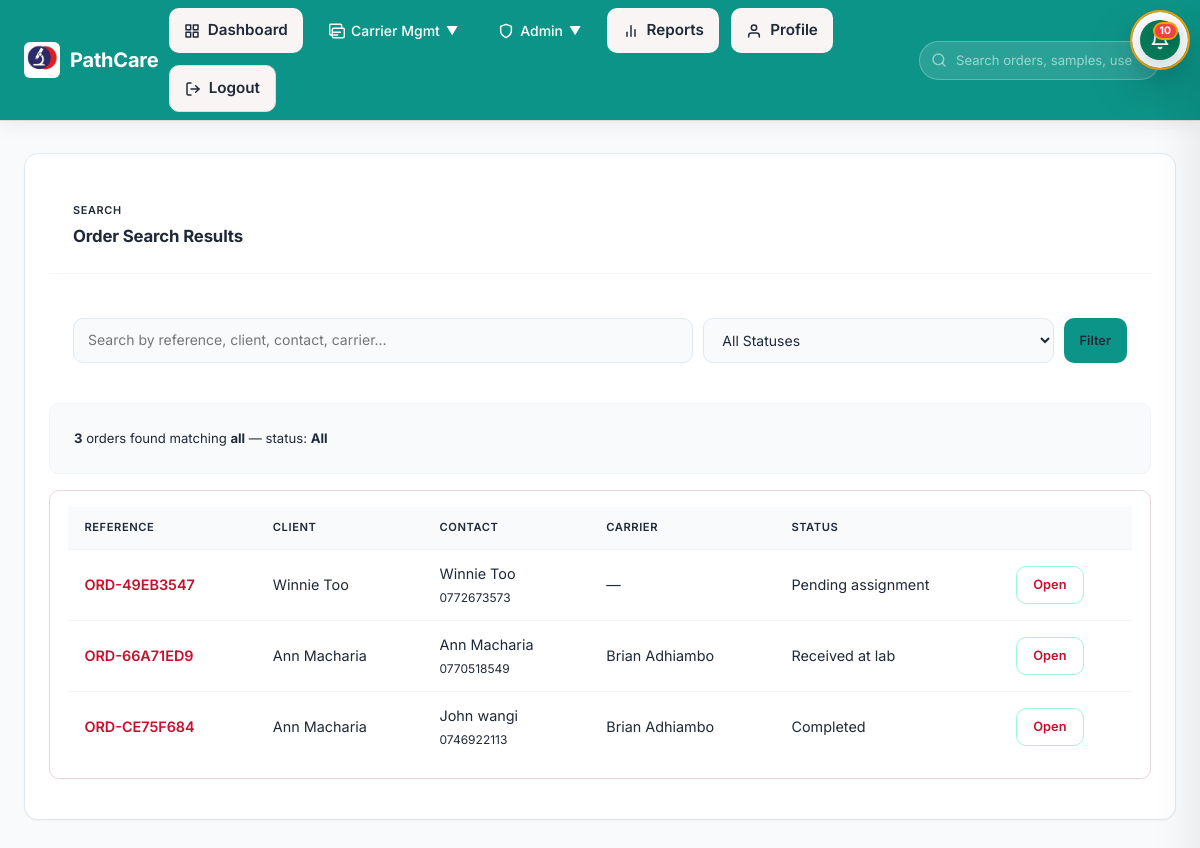
The page /orders/search/ (signed in) on the database its author committed.
### tracking/models.py (models this page shows, shortened)
class Order(models.Model):
    class Priority(models.TextChoices):
        ROUTINE = "routine", "Routine"
        URGENT = "urgent", "Priority"
        STAT = "stat", "STAT (immediate)"
    class Status(models.TextChoices):
        PENDING_REVIEW = "pending_review", "Pending review"
        PENDING = "pending", "Pending assignment"
        ASSIGNED = "assigned", "Assigned to carrier"
        ACCEPTED = "accepted", "Accepted by carrier"
        EN_ROUTE_TO_CLIENT = "en_route_client", "En route to client"
        AT_CLIENT = "at_client", "Arrived at client"
        PICKED_UP = "picked_up", "Picked up"
        IN_TRANSIT = "in_transit", "In transit"
        DELIVERED = "delivered", "Delivered to lab"
        RECEIVED = "received", "Received at lab"
        COMPLETED = "completed", "Completed"
        CANCELLED = "cancelled", "Cancelled"
    id = models.UUIDField(primary_key=True, default=uuid.uuid4, editable=False)
    reference_code = models.CharField(max_length=32, unique=True)
    client = models.ForeignKey(Client, on_delete=models.PROTECT, related_name="orders")
    facility = models.ForeignKey(
        'core.Facility',
        on_delete=models.SET_NULL,
        null=True,
        blank=True,
        related_name='orders',
        help_text="Facility for this pickup (defaults to client's default facility)"
    )
    carrier = models.ForeignKey(
        Carrier, on_delete=models.SET_NULL, null=True, blank=True, related_name="orders"
    )
    priority = models.CharField(max_length=16, choices=Priority.choices, default=Priority.ROUTINE)
    status = models.CharField(max_length=16, choices=Status.choices, default=Status.PENDING)
    requested_pickup_time = models.DateTimeField(null=True, blank=True)
    samples_ready_at = models.DateTimeField(null=True, blank=True)
    requestor_name = models.CharField(max_length=255, blank=True)
    requestor_phone = models.CharField(max_length=32, blank=True)
    reception_details = models.CharField(max_length=255, blank=True)
    parking_notes = models.CharField(max_length=255, blank=True)
    security_instructions = models.CharField(max_length=255, blank=True)
    pickup_address = models.CharField(max_length=255, blank=True)
    distance_to_lab_km = models.FloatField(null=True, blank=True)
    estimated_pickup_minutes = models.IntegerField(null=True, blank=True)
    notes = models.TextField(blank=True)
    latitude = models.FloatField(null=True, blank=True)
    longitude = models.FloatField(null=True, blank=True)
    created_at = models.DateTimeField(auto_now_add=True)
    updated_at = models.DateTimeField(auto_now=True)

class Client(models.Model):
    id = models.UUIDField(primary_key=True, default=uuid.uuid4, editable=False)
    name = models.CharField(max_length=255)
    contact_name = models.CharField(max_length=255, blank=True)
    contact_phone = models.CharField(max_length=32)
    contact_email = models.EmailField(blank=True)
    address = models.CharField(max_length=255)
    latitude = models.FloatField(null=True, blank=True)
    longitude = models.FloatField(null=True, blank=True)
    default_facility = models.ForeignKey(
        'core.Facility',
        on_delete=models.SET_NULL,
        null=True,
        blank=True,
        related_name='clients',
        help_text="Default facility for this client's pickups"
    )
    is_active = models.BooleanField(default=True)
    created_at = models.DateTimeField(auto_now_add=True)

class Carrier(models.Model):
    class Status(models.TextChoices):
        AVAILABLE = "available", "Available"
        ON_JOB = "on_job", "On job"
        OFFLINE = "offline", "Offline"
    id = models.UUIDField(primary_key=True, default=uuid.uuid4, editable=False)
    user = models.OneToOneField(
        settings.AUTH_USER_MODEL,
        on_delete=models.CASCADE,
        related_name="carrier_profile",
        null=True,
        blank=True,
    )
    phone = models.CharField(max_length=32)
    vehicle = models.OneToOneField(
        'Vehicle',
        on_delete=models.SET_NULL,
        null=True,
        blank=True,
        related_name='carrier',
    )
    vehicle_type = models.CharField(max_length=64, blank=True)
    vehicle_plate = models.CharField(max_length=32, blank=True)
    status = models.CharField(max_length=16, choices=Status.choices, default=Status.AVAILABLE)
    current_latitude = models.FloatField(null=True, blank=True)
    current_longitude = models.FloatField(null=True, blank=True)
    last_location_update = models.DateTimeField(null=True, blank=True)
    is_active = models.BooleanField(default=True)
    @property
    def display_name(self):
        try:
            user = self.user
        except Exception:
            return "Unnamed carrier"
        if user is None:
            return "Unnamed carrier"
        return user.get_full_name() or user.username

### accounts/models.py (models this page shows, shortened)
class User(AbstractUser):
    class Role(models.TextChoices):
        SUPER_ADMIN = "super_admin", "Super Admin"
        DISPATCHER = "dispatcher", "Dispatcher"
        CARRIER = "carrier", "Carrier"
        CLIENT = "client", "Client"
        LAB_STAFF = "lab_staff", "Lab Staff"
    role = models.CharField(max_length=20, choices=Role.choices, default=Role.DISPATCHER)
    phone = models.CharField(max_length=32, blank=True)
    department = models.CharField(max_length=100, blank=True)
    objects = PathcareUserManager()

### tracking/views.py (the view, shortened to what this page needs)
# urls.py: path("orders/search/", views.order_search, name="order_search"),
@role_required("super_admin", "dispatcher")
def order_search(request):
    q = request.GET.get("q", "").strip()
    status_filter = request.GET.get("status", "").strip()
    results = Order.objects.select_related("client", "carrier").order_by("-created_at")
    if status_filter:
        results = results.filter(status=status_filter)
    page = request.GET.get("page", 1)
    paginator = Paginator(results, 20)
    results = paginator.get_page(page)
    query_params = request.GET.copy()
    if "page" in query_params:
        del query_params["page"]
    return render(
        request,
        "tracking/order_search_results.html",
        {
            "query": q,
            "status_filter": status_filter,
            "statuses": Order.Status.choices,
            "results": results,
            "page_obj": results,
            "querystring": query_params.urlencode(),
        },
    )

### tracking/context_processors.py (called while the page is built)
def notifications(request):
    if not request.user.is_authenticated:
        return {}
    try:
        unread = Notification.objects.filter(user=request.user, is_read=False).count()
        recent = Notification.objects.filter(user=request.user).order_by("-created_at")[:10]
        return {"notifications_unread_count": unread, "notifications_list": recent}
    except Exception:
        return {}

### tracking/templates/tracking/order_search_results.html (shortened to what this page needs)
{% extends "tracking/base.html" %}
{% block content %}
<section class="panel">
  <div class="panel-header">
    <div><p class="eyebrow">Search</p><h2>Order Search Results</h2></div>
  </div>
  <form method="get" class="search-form">
    <input type="search" name="q" placeholder="Search by reference, client, contact, carrier…" value="{{ query|default:'' }}">
    <select name="status">
      <option value="">All Statuses</option>
    </select>
    <button type="submit" class="btn btn--primary btn--sm">Filter</button>
  </form>
  <div class="search-summary">
    <strong>{{ results|length }}</strong> order{{ results|length|pluralize }} found matching <strong>{{ query|default:'all' }}</strong> — status: <strong>{{ status_filter|default:'All' }}</strong>
  </div>
  {% if results %}
    <div class="table-card">
      <table class="search-table">
        <thead><tr><th>Reference</th><th>Client</th><th>Contact</th><th>Carrier</th><th>Status</th><th></th></tr></thead>
        <tbody>
          {% for order in results %}
            <tr>
              <td><a href="{% url 'tracking:order_detail' order.pk %}">{{ order.reference_code }}</a></td>
              <td>{{ order.client.name }}</td>
              <td>{{ order.requestor_name|default:order.client.contact_name|default:"—" }}<br><small style="color:var(--color-text-muted);">{{ order.requestor_phone|default:order.client.contact_phone|default:"—" }}</small></td>
              <td>{{ order.carrier.display_name|default:"—" }}</td>
              <td>{{ order.get_status_display }}</td>
              <td><a class="btn btn--sm btn--outline" href="{% url 'tracking:order_detail' order.pk %}">Open</a></td>
            </tr>
          {% endfor %}
        </tbody>
      </table>
    </div>
  {% else %}
    <div class="empty-state">
      <span class="empty-state__icon" aria-hidden="true">🔍</span>
      <div class="empty-state__title">No Results</div>
      <div class="empty-state__desc">No orders matched your search. Try a different query or status filter.</div>
    </div>
  {% endif %}
</section>
{% endblock %}

### tracking/static/tracking/css/style.css (style rules this page uses)
.table-card a, .panel a, .notifications-sidebar a { color: var(--primary) !important; }
html { font-size: 16px; -webkit-font-smoothing: antialiased; -moz-osx-font-smoothing: grayscale; }
body { font-family: var(--font-sans); font-size: 1rem; line-height: 1.5; color: var(--text-main); }
.panel-header { display: flex; justify-content: space-between; align-items: center; margin-bottom: 1.25rem; flex-wrap: wrap; gap: 0.75rem; }
.panel, .table-card, .upcoming-card, .tracking-card, .sidebar-panel, .monitoring-summary-card { padding: 1rem 1.15rem; border-radius: calc(var(--radius-md) + 2px); box-shadow: var(--shadow-sm); }
th, td { padding: 0.85rem 0.9rem; }
:root { --font-sans: 'Inter', -apple-system, BlinkMacSystemFont, "Segoe UI", Roboto, sans-serif; --bg-primary: #FAF5F5; --bg-secondary: #FDE7EA; --panel-bg: #FFFFFF; --border-color: #E6D7D9; --text-main: #1F2937; --text-muted: #6B7280; --text-faint: #9CA3AF; --text-inverse: #FFFFFF; --primary: #C8102E; --primary-strong: #97001F; --primary-soft: #FDE7EA; --primary-hover: #A00E2C; --primary-soft-text: #7A0D24; --success: #2E7D32; --success-hover: #27692b; --success-soft: #E6F4EA; --success-soft-text: #165b2f; --warning: #ED6C02; --warning-hover: #d75a00; --warning-soft: #FFF4E6; --warning-soft-text: #7a3f00; --danger: #E74C3C; --danger-hover: #C0392B; --danger-soft: #FDF0EE; --danger-soft-text: #A0423C; --info: #546E7A; --shadow-sm: 0 1px 2px 0 rgba(0, 0, 0, 0.05); --shadow-md: 0 6px 18px rgba(16,24,40,0.06); --shadow-lg: 0 12px 30px rgba(16,24,40,0.08); --shadow-xl: 0 24px 60px rgba(16,24,40,0.10); --radius-sm: 8px; --radius-md: 12px; --radius-lg: 14px; --radius-xl: 20px; }
.table-card { overflow-x: auto; }
input[type="text"], input[type="email"], input[type="search"], select, textarea { width: 100%; padding: 0.6rem 0.75rem; border-radius: var(--radius-sm); border: 1px solid var(--border-color); background: var(--panel-bg); color: var(--text-main); font-family: var(--font-sans); }
* { box-sizing: border-box; margin: 0; padding: 0; }
body { font-family: var(--font-sans); background-color: var(--bg-primary); color: var(--text-main); line-height: 1.5; -webkit-font-smoothing: antialiased; -moz-osx-font-smoothing: grayscale; }
.hero-card, .panel, .detail-card, .sidebar-panel, .alert-card, .mobile-card { background-color: var(--panel-bg); border: 1px solid var(--border-color); border-radius: var(--radius-lg); padding: 1.5rem; box-shadow: var(--shadow-md); margin-bottom: 1.75rem; transition: box-shadow 0.25s ease, transform 0.25s ease; }
h1, h2, h3, h4, h5, h6 { font-weight: 700; letter-spacing: -0.02em; color: var(--text-main); margin-bottom: 0.5rem; }
.eyebrow { text-transform: uppercase; letter-spacing: 0.1em; font-size: 0.75rem; color: var(--primary); font-weight: 700; margin-bottom: 0.5rem; }
.button, button, input[type="submit"] { display: inline-flex; align-items: center; justify-content: center; font-family: var(--font-sans); font-size: 0.9rem; font-weight: 600; padding: 0.6rem 1.25rem; border-radius: 9999px; cursor: pointer; transition: all 0.2s ease; border: none; gap: 0.5rem; text-decoration: none; }
.table-card { width: 100%; overflow-x: auto; border-radius: var(--radius-md); border: 1px solid var(--border-color); margin-bottom: 1rem; }
table { width: 100%; border-collapse: collapse; text-align: left; }
th { background-color: var(--bg-secondary); color: var(--text-main); font-weight: 600; font-size: 0.85rem; text-transform: uppercase; letter-spacing: 0.05em; padding: 1rem; border-bottom: 1px solid var(--border-color); }
td { padding: 1rem; font-size: 0.9rem; border-bottom: 1px solid var(--border-color); color: var(--text-main); background-color: var(--panel-bg); }
tr:last-child td { border-bottom: none; }
html, body { min-width: 320px; width: 100%; overflow-x: hidden; }
body { min-height: 100vh; background: var(--bg-primary); color: var(--text-main); }

### rows shown on the page
Order: reference_code "ORD-49EB3547", client.name "Winnie Too", requestor_name "Winnie Too", requestor_phone "0772673573", carrier.display_name "—", status "Pending assignment"
Order: reference_code "ORD-66A71ED9", client.name "Ann Macharia", requestor_name "Ann Macharia", requestor_phone "0770518549", carrier.display_name "Brian Adhiambo", status "Received at lab"
Order: reference_code "ORD-CE75F684", client.name "Ann Macharia", requestor_name "John wangi", requestor_phone "0746922113", carrier.display_name "Brian Adhiambo", status "Completed"

### other values the page prints
{{ notifications_unread_count }} "10"
{{ results|length }} "3"
{{ query|default:'all' }} "all"
{{ status_filter|default:'All' }} "All"
